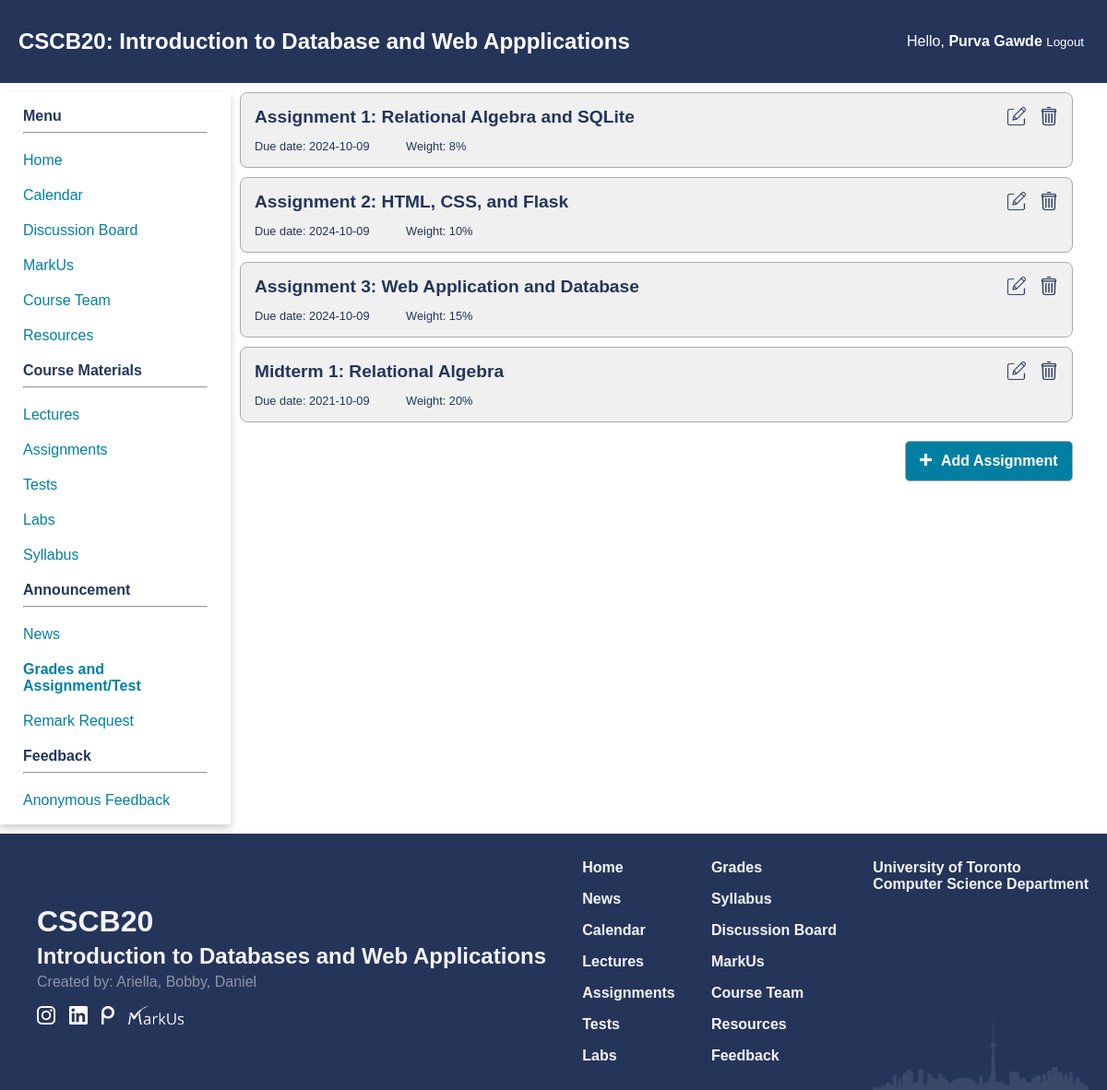
Page /grades (signed in) on the committed database.
### app.py (models this page shows)
class Test(db.Model):
    id = db.Column(db.Integer, primary_key = True, nullable = True)
    name = db.Column(db.String(250), nullable = False)
    desc = db.Column(db.Text)
    weight = db.Column(db.Integer, nullable = False)
    type = db.Column(db.String(50), nullable = False)
    due_date = db.Column(db.Date)
    grades = db.relationship("Grades", backref = 'test', lazy = True)

### app.py (the view, shortened to what this page needs)
@app.route('/grades')
def view():
    lst_tests = Test.query.all()
    lst_grades = None
    if(isInstructor(session)):
        students = Student.query.order_by(Student.name.asc()).all()
        return render_template("modify_assignment.html", lst_tests = lst_tests, grades = True, lst_grades = lst_grades)

### app.py (called while the page is built)
def isInstructor(identity):
    if "auth" in identity and identity["auth"] == 'Instructor':
        return True
    return False

### templates/modify_assignment.html (shortened to what this page needs)
{% extends 'home_template.html' %}
{% block extra_css %}
<link href="{{ url_for('static', filename='css/modify_grades.css') }}" rel="stylesheet" type="text/css">
{% endblock %}
{% block content %}
<main class="modify-grades-content">
    {% for test in lst_tests %}
    <div class="assignment-item">
        <div class="assignment assignment-title"><a href="/grades/{{ test.id }}">{{test.name}}</a></div>
        <div class="header-section">
            <span class="assignment due-date">Due date: {{ test.due_date }}</span>
            <span class="assignment assignment-weight">Weight: {{ test.weight }}%</span>
        </div>
        <div class="action-buttons">
            <a href="/grades/{{ test.id }}/edit"><img class="edit-button" src="{{url_for('static', filename='images/edit.png')}}"></a>
            <a class = "del-a" href="/grades/{{ test.id }}/delete"><img class="del-button" src="{{url_for('static', filename='images/trash.png')}}"></a>
        </div>
    </div>
    {% endfor %}
    <div class="add-button-container"><a href="/grades/add"><button class="add-button"><img src="{{url_for('static', filename='images/plus-white.png')}}" height="13px;" alt="add">Add Assignment</button></a></div>
</main>
{% endblock %}

### static/css/navbar.css (style rules this page uses)
:root { --primary_color: #25355A; --secondary_color: #007FA3; --phone_size: 600px; }
body { margin: 0; padding: 0; font-family: Arial, sans-serif; }
main { grid-area: content; padding: 20px; padding: 0px 10px 0px 10px; width: 95%; }

### static/css/index.css (style rules this page uses)
:root { --primary_color: #25355A; --secondary_color: #007FA3; }
body { background-color: #FFFFFF; color: var(--primary_color); font-family: Geneva, Arial, Helvetica, sans-serif; }

### static/css/modify_grades.css (style rules this page uses)
.modify-grades-content { position: relative; }
.assignment-item { padding: 15px; background-color: #f0f0f0; position: relative; height: 50px; border-radius: 8px; border: solid; border-width: thin; border-color: #aaaaaa; margin-bottom: 10px; border-radius: 8px; }
.assignment-title { position: absolute; font-weight: 600; font-size: 1.2em; left: 15px; top: 15px; }
.assignment-title a { text-decoration: none; color: rgb(37, 53, 90); }
.header-section { font-size: 0.8em; position: absolute; }
.header-section { left: 15px; bottom: 15px; width: 80%; }
.header-section .due-date { margin-left: 0; margin-right: 5%; }
.action-buttons img { height: 20px; margin-left: 10px; }
.action-buttons { position: absolute; right: 15px; top: 15px; }
.add-button { color: #ffffff; background-color: #007FA3; border-radius: 5px; padding: 12px 15px; font-size: 1em; font-weight: bold; border: solid; border-color: #aaaaaa; border-width: thin; }
.add-button-container { width: 100%; text-align: right; position: sticky; bottom: 5px; z-index: 0; padding-top: 10px; padding-bottom: 10px; }
.add-button-container img { margin-right: 10px; }

### rows in the picture
Test: name "Assignment 1: Relational Algebra and SQLite", due_date "2024-10-09", weight "8"
Test: name "Assignment 2: HTML, CSS, and Flask", due_date "2024-10-09", weight "10"
Test: name "Assignment 3: Web Application and Database", due_date "2024-10-09", weight "15"
Test: name "Midterm 1: Relational Algebra", due_date "2021-10-09", weight "20"

### other values in the picture
{{ session["name"] }} "Purva Gawde"
